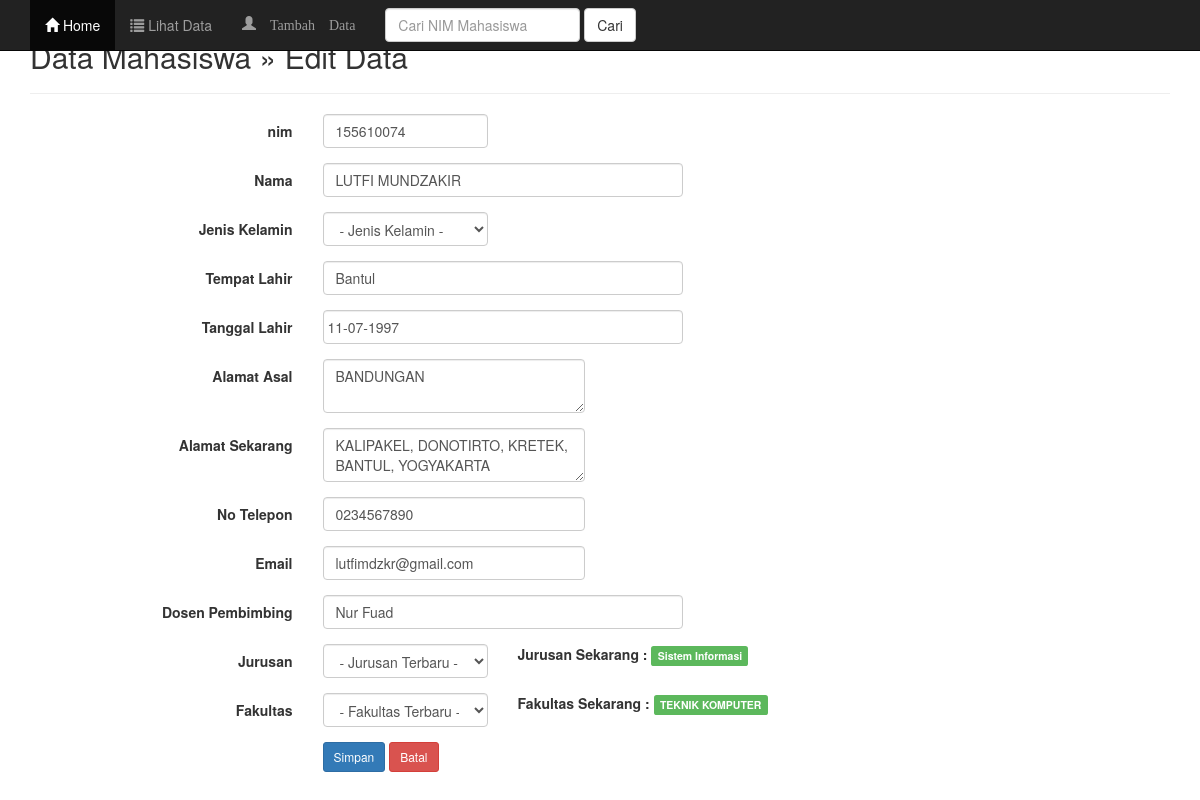
/edit.php?nim=155610074, run on the app's committed database.
### tables this page shows
CREATE TABLE `mahasiswa` (
  `nim` varchar(10) NOT NULL,
  `nama` varchar(50) NOT NULL,
  `jenis_kelamin` text NOT NULL,
  `tempat_lahir` varchar(30) NOT NULL,
  `tanggal_lahir` varchar(30) NOT NULL,
  `alamat_asal` varchar(80) NOT NULL,
  `alamat_sekarang` varchar(80) NOT NULL,
  `no_telepon` varchar(10) NOT NULL,
  `email` varchar(30) NOT NULL,
  `dosen_pembimbing` varchar(50) NOT NULL,
  `jurusan` varchar(50) NOT NULL,
  `fakultas` varchar(50) NOT NULL,
  `username` varchar(15) NOT NULL,
  `password` varchar(15) NOT NULL
);

### edit.php (the view, shortened to what this page needs)
<?php
include("header.php");
include("koneksi.php");
?>
	<div class="container">
		<div class="content">
			<h2>Data Mahasiswa &raquo; Edit Data</h2>
			<hr />
			<?php
			$nim = $_GET['nim'];
			$sql = mysqli_query($koneksi, "SELECT * FROM mahasiswa WHERE nim='$nim'");
			if(mysqli_num_rows($sql) == 0){
				header("Location: index.php");
			}else{
				$row = mysqli_fetch_assoc($sql);
			}
			?>
			<form class="form-horizontal" action="" method="post">
				<div class="form-group">
					<label class="col-sm-3 control-label">nim</label>
					<div class="col-sm-2">
						<input type="text" name="nim" value="<?php echo $row ['nim']; ?>" class="form-control" placeholder="nim" required>
					</div>
				</div>
				<div class="form-group">
					<label class="col-sm-3 control-label">Nama</label>
					<div class="col-sm-4">
						<input type="text" name="nama" value="<?php echo $row ['nama']; ?>" class="form-control" placeholder="Nama" required>
					</div>
				</div>
				<div class="form-group">
					<label class="col-sm-3 control-label">Jenis Kelamin</label>
					<div class="col-sm-2">
						<select name="jenis_kelamin" class="form-control" required>
							<option value=""> - Jenis Kelamin - </option>
						</select>
					</div>
				</div>
				<div class="form-group">
					<label class="col-sm-3 control-label">Tempat Lahir</label>
					<div class="col-sm-4">
						<input type="text" name="tempat_lahir" value="<?php echo $row ['tempat_lahir']; ?>" class="form-control" placeholder="Tempat Lahir" required>
					</div>
				</div>
				<div class="form-group">
					<label class="col-sm-3 control-label">Tanggal Lahir</label>
					<div class="col-sm-4">
						<input type="text" name="tanggal_lahir" value="<?php echo $row ['tanggal_lahir']; ?>" class="input-group datepicker form-control" date="" data-date-format="dd-mm-yyyy" placeholder="dd-mm-yyyy" required>
					</div>
				</div>
				<div class="form-group">
					<label class="col-sm-3 control-label">Alamat Asal</label>
					<div class="col-sm-3">
						<textarea name="alamat_asal" class="form-control" placeholder="Alamat Asal"><?php echo $row ['alamat_asal']; ?></textarea>
					</div>
				</div>
				<div class="form-group">
					<label class="col-sm-3 control-label">Alamat Sekarang</label>
					<div class="col-sm-3">
						<textarea name="alamat_sekarang" class="form-control" placeholder="Alamat Sekarang"><?php echo $row ['alamat_sekarang']; ?></textarea>
					</div>
				</div>
				<div class="form-group">
					<label class="col-sm-3 control-label">No Telepon</label>
					<div class="col-sm-3">
						<input type="text" name="no_telepon" value="<?php echo $row ['no_telepon']; ?>" class="form-control" placeholder="No Telepon" required>
					</div>
				</div>
				<div class="form-group">
					<label class="col-sm-3 control-label">Email</label>
					<div class="col-sm-3">
						<input type="email" name="email" value="<?php echo $row ['email']; ?>" class="form-control" placeholder="Email" required>
					</div>
				</div>
				<div class="form-group">
					<label class="col-sm-3 control-label">Dosen Pembimbing</label>
					<div class="col-sm-4">
						<input type="text" name="dosen_pembimbing" value="<?php echo $row ['dosen_pembimbing']; ?>" class="form-control" placeholder="Dosen Pembimbing" required>
					</div>
				</div>
				<div class="form-group">
					<label class="col-sm-3 control-label">Jurusan</label>
					<div class="col-sm-2">
						<select name="jurusan" class="form-control" required>
							<option value=""> - Jurusan Terbaru - </option>
						</select>
					</div>
                    <div class="col-sm-3">
                    <b>Jurusan Sekarang :</b> <span class="label label-success"><?php echo $row['jurusan']; ?></span>
				    </div>
				</div>
				<div class="form-group">
					<label class="col-sm-3 control-label">Fakultas</label>
					<div class="col-sm-2">
						<select name="fakultas" class="form-control" required>
							<option value=""> - Fakultas Terbaru - </option>
						</select>
					</div>
                    <div class="col-sm-3">
                    <b>Fakultas Sekarang :</b> <span class="label label-success"><?php echo $row['fakultas']; ?></span>
				    </div>
				</div>
				<div class="form-group">
					<label class="col-sm-3 control-label">&nbsp;</label>
					<div class="col-sm-6">
						<input type="submit" name="save" class="btn btn-sm btn-primary" value="Simpan" data-toggle="tooltip" title="Simpan Data Mahasiswa">
						<a href="data.php" class="btn btn-sm btn-danger" data-toggle="tooltip" title="Batal">Batal</a>
					</div>
				</div>
			</form>
		</div>
	</div>
<?php
include("footer.php");
?>

### data on the page
mahasiswa: nim "155610074", nama "LUTFI MUNDZAKIR", tempat_lahir "Bantul", tanggal_lahir "11-07-1997", alamat_asal "BANDUNGAN", alamat_sekarang "KALIPAKEL, DONOTIRTO, KRETEK, BANTUL, YOGYAKARTA", no_telepon "0234567890", email "lutfimdzkr@gmail.com", dosen_pembimbing "Nur Fuad", jurusan "Sistem Informasi", fakultas "TEKNIK KOMPUTER"
